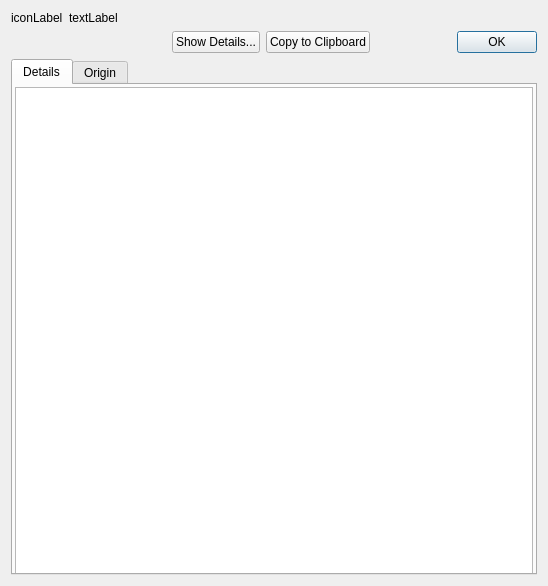
<?xml version="1.0" encoding="UTF-8"?>
<ui version="4.0">
 <class>TaurusMessagePanel</class>
 <widget class="QWidget" name="TaurusMessagePanel">
  <property name="geometry">
   <rect>
    <x>0</x>
    <y>0</y>
    <width>548</width>
    <height>586</height>
   </rect>
  </property>
  <property name="windowTitle">
   <string>Form</string>
  </property>
  <layout class="QGridLayout" name="gridLayout">
   <item row="0" column="0">
    <widget class="QLabel" name="iconLabel">
     <property name="text">
      <string>iconLabel</string>
     </property>
    </widget>
   </item>
   <item row="0" column="1" colspan="2">
    <widget class="QLabel" name="textLabel">
     <property name="sizePolicy">
      <sizepolicy hsizetype="Preferred" vsizetype="Preferred">
       <horstretch>1</horstretch>
       <verstretch>0</verstretch>
      </sizepolicy>
     </property>
     <property name="text">
      <string>textLabel</string>
     </property>
    </widget>
   </item>
   <item row="2" column="0" colspan="3">
    <widget class="QWidget" name="detailsWidget" native="true">
     <layout class="QVBoxLayout" name="verticalLayout">
      <property name="spacing">
       <number>2</number>
      </property>
      <property name="margin">
       <number>0</number>
      </property>
      <item>
       <widget class="QTabWidget" name="detailsTabWidget">
        <property name="minimumSize">
         <size>
          <width>512</width>
          <height>512</height>
         </size>
        </property>
        <property name="currentIndex">
         <number>0</number>
        </property>
        <widget class="QWidget" name="tabDetails">
         <attribute name="title">
          <string>Details</string>
         </attribute>
         <layout class="QVBoxLayout" name="verticalLayout_2">
          <property name="margin">
           <number>2</number>
          </property>
          <item>
           <widget class="QTextEdit" name="detailsTextEdit">
            <property name="minimumSize">
             <size>
              <width>512</width>
              <height>512</height>
             </size>
            </property>
            <property name="readOnly">
             <bool>true</bool>
            </property>
           </widget>
          </item>
         </layout>
        </widget>
        <widget class="QWidget" name="tabOrigin">
         <attribute name="title">
          <string>Origin</string>
         </attribute>
         <layout class="QVBoxLayout" name="verticalLayout_3">
          <property name="margin">
           <number>2</number>
          </property>
          <item>
           <widget class="QTextEdit" name="originTextEdit">
            <property name="minimumSize">
             <size>
              <width>512</width>
              <height>256</height>
             </size>
            </property>
            <property name="readOnly">
             <bool>true</bool>
            </property>
           </widget>
          </item>
         </layout>
        </widget>
       </widget>
      </item>
     </layout>
    </widget>
   </item>
   <item row="1" column="0" colspan="3">
    <widget class="QWidget" name="buttonPanelWidget" native="true">
     <layout class="QHBoxLayout" name="horizontalLayout">
      <property name="margin">
       <number>0</number>
      </property>
      <item>
       <spacer name="horizontalSpacer">
        <property name="orientation">
         <enum>Qt::Horizontal</enum>
        </property>
        <property name="sizeHint" stdset="0">
         <size>
          <width>40</width>
          <height>20</height>
         </size>
        </property>
       </spacer>
      </item>
      <item>
       <widget class="QPushButton" name="showDetailsButton">
        <property name="text">
         <string>Show Details...</string>
        </property>
        <property name="checkable">
         <bool>true</bool>
        </property>
       </widget>
      </item>
      <item>
       <widget class="QPushButton" name="copyClipboardButton">
        <property name="text">
         <string>Copy to Clipboard</string>
        </property>
       </widget>
      </item>
      <item>
       <widget class="QDialogButtonBox" name="buttonBox">
        <property name="standardButtons">
         <set>QDialogButtonBox::Ok</set>
        </property>
       </widget>
      </item>
     </layout>
    </widget>
   </item>
  </layout>
 </widget>
 <resources/>
 <connections/>
</ui>
